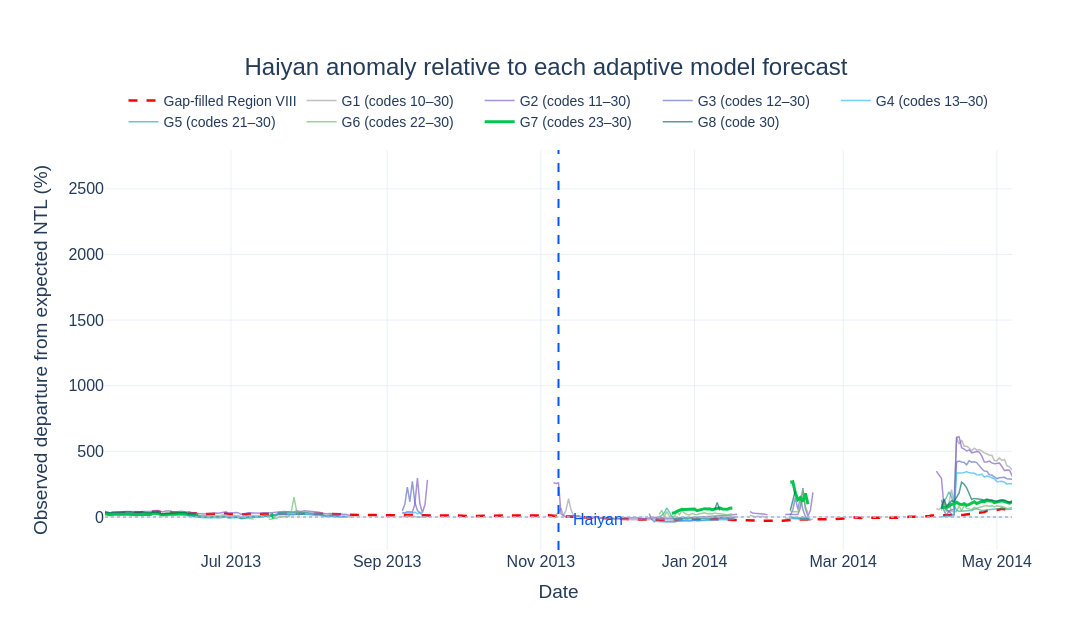

The cell this chart's notebook holds for it:
### Code cell
# ============================================================
# 8.2 NORMALIZED RESIDUAL COMPARISON
# ============================================================

fig_residuals = go.Figure()

gap_residual_pct = (
    100
    * gap_result["residual"]
    / gap_result["predicted_ensemble"]
)

fig_residuals.add_trace(
    go.Scatter(
        x=gap_residual_pct.index,
        y=gap_residual_pct,
        mode="lines",
        name="Gap-filled Region VIII",
        line=dict(
            color=GAP_FILLED_COLOR,
            width=2.5,
            dash="dash",
        ),
        connectgaps=False,
    )
)

mask_colors = [
    "#9E9E9E",
    "#7E57C2",
    "#5C6BC0",
    "#29B6F6",
    "#26A69A",
    "#66BB6A",
    RQ_COLOR,
    "#00695C",
]

for (
    mask_label,
    result,
), color in zip(rq_results.items(), mask_colors):
    residual_pct = (
        100
        * result["residual"]
        / result["predicted_ensemble"]
    )

    fig_residuals.add_trace(
        go.Scatter(
            x=residual_pct.index,
            y=residual_pct,
            mode="lines",
            name=mask_label,
            line=dict(
                color=color,
                width=(3.0 if mask_label == g7_label else 1.5),
            ),
            opacity=(1.0 if mask_label == g7_label else 0.65),
            connectgaps=False,
        )
    )

fig_residuals.add_hline(
    y=0,
    line=dict(
        color=LOW_SUPPORT_COLOR,
        width=1.5,
        dash="dot",
    ),
)

fig_residuals.add_vline(
    x=EVENT_DATE.to_pydatetime(),
    line=dict(
        color=EVENT_LINE_COLOR,
        width=2,
        dash="dash",
    ),
)

fig_residuals.add_annotation(
    x=(EVENT_DATE + pd.Timedelta(days=5)).to_pydatetime(),
    y=0.05,
    xref="x",
    yref="paper",
    text="Haiyan",
    showarrow=False,
    xanchor="left",
    font=dict(
        color=EVENT_LINE_COLOR,
        size=16,
    ),
)

fig_residuals.update_xaxes(
    range=[
        EVENT_DATE - pd.Timedelta(days=180),
        HAIYAN_WINDOW_END,
    ],
    title_text="Date",
)

fig_residuals.update_yaxes(
    title_text="Observed departure from expected NTL (%)",
)

fig_residuals.update_layout(
    template="plotly_white",
    paper_bgcolor="rgba(0,0,0,0)",
    plot_bgcolor="white",
    width=1200,
    height=620,
    title=dict(
        text="Haiyan anomaly relative to each adaptive model forecast",
        x=0.5,
        xanchor="center",
        font=dict(size=24),
    ),
    legend=dict(
        orientation="h",
        yanchor="bottom",
        y=1.03,
        xanchor="center",
        x=0.5,
        font=dict(size=14),
    ),
    font=dict(
        family="Arial",
        size=16,
        color="#243B5A",
    ),
    margin=dict(l=105, r=80, t=150, b=70),
    hovermode="x unified",
)

fig_residuals.show()

### Figure 1 — Plotly figure (JSON) as saved in the notebook; plotly's stock layout.template omitted (floating-point values rounded to 4 significant figures; data arrays with more than 128 entries replaced by an {"elided": "..."} marker saying what was removed)
{"data": [{"connectgaps": false, "line": {"color": "#FF0000", "dash": "dash", "width": 2.5}, "mode": "lines", "name": "Gap-filled Region VIII", "type": "scatter", "x": {"elided": "4162 str values"}, "y": {"elided": "4162 float values"}}, {"connectgaps": false, "line": {"color": "#9E9E9E", "width": 1.5}, "mode": "lines", "name": "G1 (codes 10–30)", "opacity": 0.65, "type": "scatter", "x": {"elided": "4933 str values"}, "y": {"elided": "4933 float values"}}, {"connectgaps": false, "line": {"color": "#7E57C2", "width": 1.5}, "mode": "lines", "name": "G2 (codes 11–30)", "opacity": 0.65, "type": "scatter", "x": {"elided": "4933 str values"}, "y": {"elided": "4933 float values"}}, {"connectgaps": false, "line": {"color": "#5C6BC0", "width": 1.5}, "mode": "lines", "name": "G3 (codes 12–30)", "opacity": 0.65, "type": "scatter", "x": {"elided": "4933 str values"}, "y": {"elided": "4933 float values"}}, {"connectgaps": false, "line": {"color": "#29B6F6", "width": 1.5}, "mode": "lines", "name": "G4 (codes 13–30)", "opacity": 0.65, "type": "scatter", "x": {"elided": "4933 str values"}, "y": {"elided": "4933 float values"}}, {"connectgaps": false, "line": {"color": "#26A69A", "width": 1.5}, "mode": "lines", "name": "G5 (codes 21–30)", "opacity": 0.65, "type": "scatter", "x": {"elided": "4933 str values"}, "y": {"elided": "4933 float values"}}, {"connectgaps": false, "line": {"color": "#66BB6A", "width": 1.5}, "mode": "lines", "name": "G6 (codes 22–30)", "opacity": 0.65, "type": "scatter", "x": {"elided": "4933 str values"}, "y": {"elided": "4933 float values"}}, {"connectgaps": false, "line": {"color": "#00C54F", "width": 3}, "mode": "lines", "name": "G7 (codes 23–30)", "opacity": 1, "type": "scatter", "x": {"elided": "4933 str values"}, "y": {"elided": "4933 float values"}}, {"connectgaps": false, "line": {"color": "#00695C", "width": 1.5}, "mode": "lines", "name": "G8 (code 30)", "opacity": 0.65, "type": "scatter", "x": {"elided": "4933 str values"}, "y": {"elided": "4933 float values"}}], "layout": {"annotations": [{"font": {"color": "#0057FF", "size": 16}, "showarrow": false, "text": "Haiyan", "x": "2013-11-13T00:00:00", "xanchor": "left", "xref": "x", "y": 0.05, "yref": "paper"}], "font": {"color": "#243B5A", "family": "Arial", "size": 16}, "height": 620, "hovermode": "x unified", "legend": {"font": {"size": 14}, "orientation": "h", "x": 0.5, "xanchor": "center", "y": 1.03, "yanchor": "bottom"}, "margin": {"b": 70, "l": 105, "r": 80, "t": 150}, "paper_bgcolor": "rgba(0,0,0,0)", "plot_bgcolor": "white", "shapes": [{"line": {"color": "#A8B6CC", "dash": "dot", "width": 1.5}, "type": "line", "x0": 0, "x1": 1, "xref": "x domain", "y0": 0, "y1": 0, "yref": "y"}, {"line": {"color": "#0057FF", "dash": "dash", "width": 2}, "type": "line", "x0": "2013-11-08T00:00:00", "x1": "2013-11-08T00:00:00", "xref": "x", "y0": 0, "y1": 1, "yref": "y domain"}], "title": {"font": {"size": 24}, "text": "Haiyan anomaly relative to each adaptive model forecast", "x": 0.5, "xanchor": "center"}, "width": 1200, "xaxis": {"range": ["2013-05-12T00:00:00", "2014-05-07T00:00:00"], "title": {"text": "Date"}}, "yaxis": {"title": {"text": "Observed departure from expected NTL (%)"}}}}
